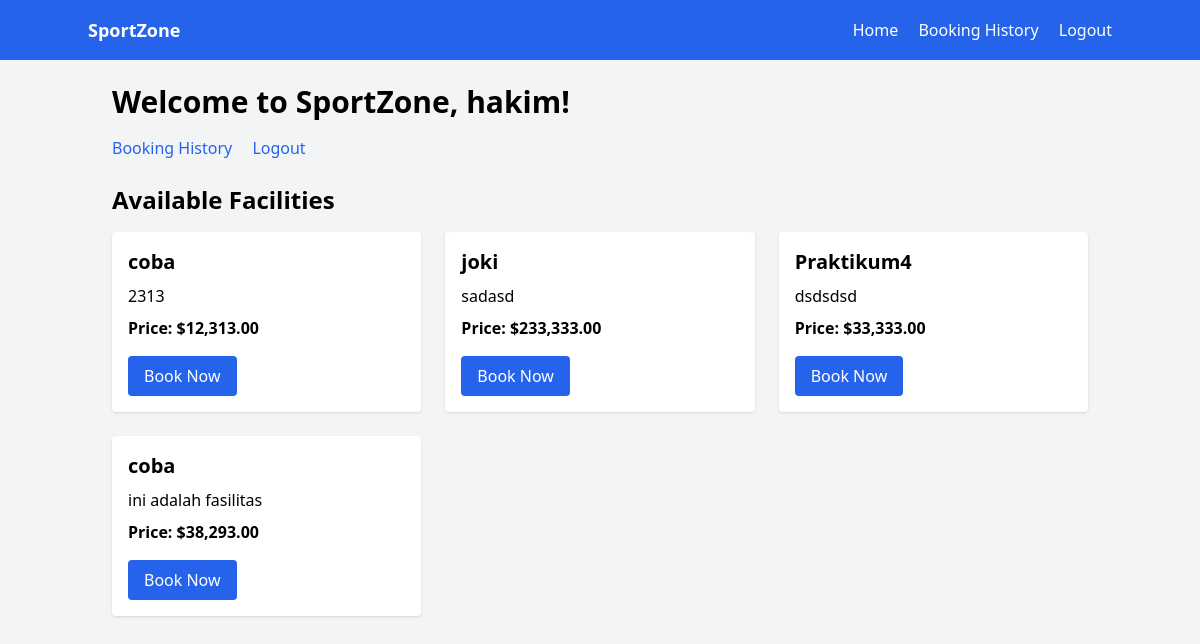
The page /home.php (signed in) on the database as committed earlier.
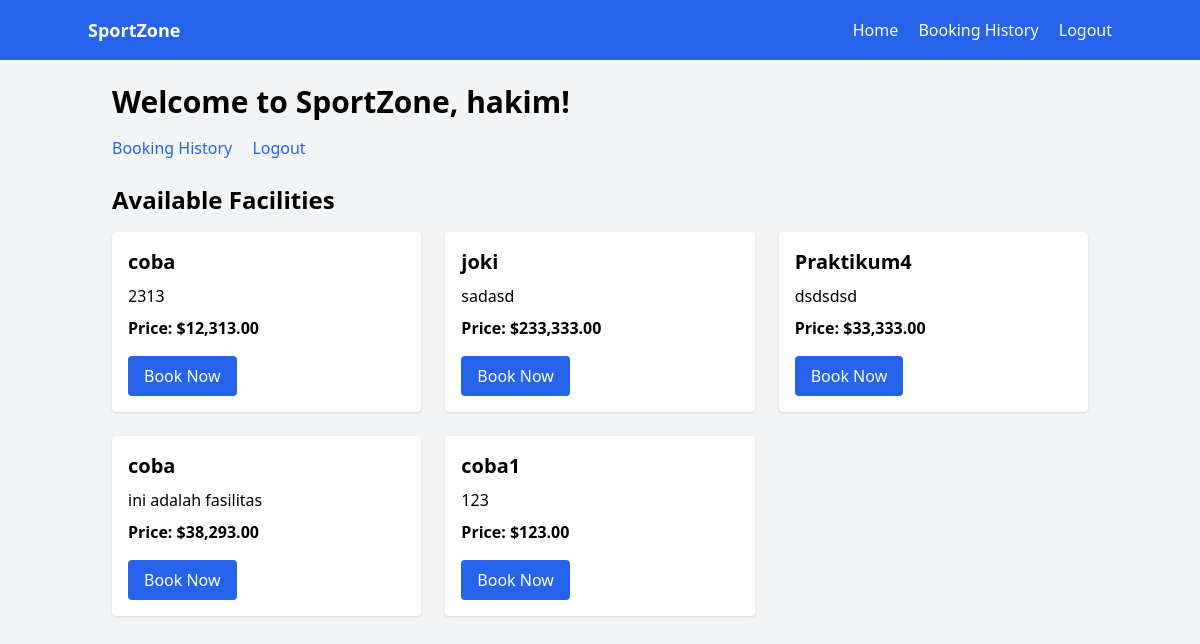
The same page on the database as committed later.
### tables this page shows
CREATE TABLE `facilities` (
  `id` int NOT NULL AUTO_INCREMENT,
  `name` varchar(100) NOT NULL,
  `description` text,
  `price` decimal(10,2) NOT NULL,
  `available` tinyint(1) DEFAULT '1',
  `created_at` timestamp NULL DEFAULT CURRENT_TIMESTAMP,
  PRIMARY KEY (`id`)
);

### home.php (the view, shortened to what this page needs)
<?php
require 'config/init.php';
$facilities = [];
$result = mysqli_query($conn, 'SELECT * FROM facilities WHERE available = TRUE');
if ($result) {
    while ($row = mysqli_fetch_assoc($result)) {
        $facilities[] = $row;
    }
}
?>
<!DOCTYPE html>
<html lang="en">
<head>
    <script src="https://cdn.tailwindcss.com"></script>
</head>
<body class="bg-gray-100 min-h-screen flex flex-col">
    <?php include 'navbar.php'; ?>
    <main class="container mx-auto flex-grow p-6">
        <h1 class="text-3xl font-bold mb-4">Welcome to SportZone,
            <?php echo htmlspecialchars($_SESSION['username']); ?>!</h1>
        <div class="mb-6">
            <a href="history.php" class="text-blue-600 hover:underline mr-4">Booking History</a>
            <a href="logout.php" class="text-blue-600 hover:underline">Logout</a>
        </div>
        <section>
            <h2 class="text-2xl font-semibold mb-4">Available Facilities</h2>
            <?php if (count($facilities) > 0): ?>
            <ul class="grid grid-cols-1 md:grid-cols-2 lg:grid-cols-3 gap-6">
                <?php foreach ($facilities as $facility): ?>
                <li class="bg-white rounded shadow p-4">
                    <h3 class="text-xl font-semibold mb-2"><?php echo htmlspecialchars($facility['name']); ?></h3>
                    <p class="mb-2"><?php echo htmlspecialchars($facility['description']); ?></p>
                    <p class="mb-4 font-semibold">Price: $<?php echo number_format($facility['price'], 2); ?></p>
                    <a href="booking.php?facility_id=<?php echo $facility['id']; ?>"
                        class="inline-block bg-blue-600 text-white px-4 py-2 rounded hover:bg-blue-700">Book Now</a>
                </li>
                <?php endforeach; ?>
            </ul>
            <?php else: ?>
            <p>No facilities available at the moment.</p>
            <?php endif; ?>
        </section>
    </main>
</body>
</html>

Rows that differ between the two databases and show on the page:
added facilities: name "coba1", description "123", price "123.00"
